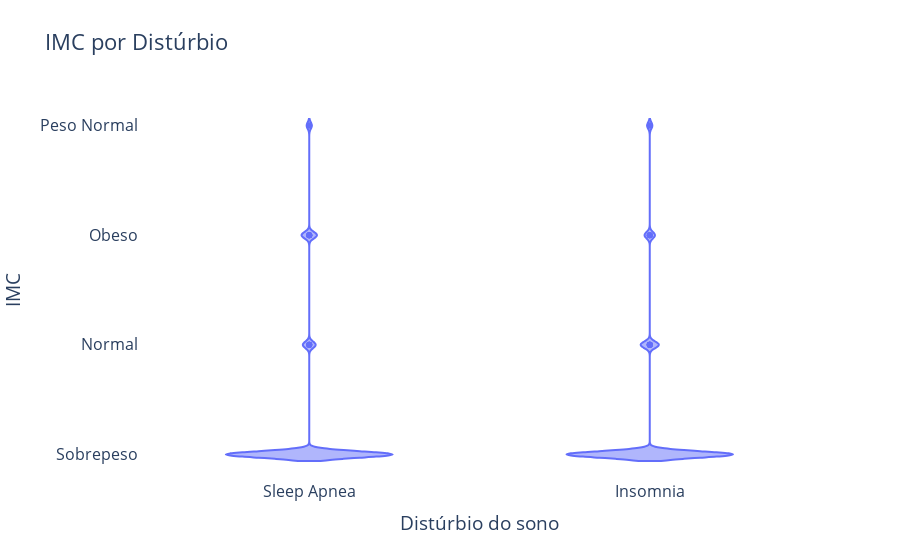

Notebook code for this chart:
### Code cell
translation = {
    'Overweight': 'Sobrepeso',
    'Normal': 'Normal',
    'Obese': 'Obeso',
    'Normal Weight': 'Peso Normal'
}

df['bmi_category'] = df['bmi_category'].replace(translation)



import plotly.express as px

fig = px.violin(df, x="sleep_disorder", y="bmi_category",
                title="IMC por Distúrbio")

# Update font size
fig.update_layout(
    font=dict(size=16)  # Set the desired font size
)

# Update axis titles
fig.update_xaxes(title_text="Distúrbio do sono")
fig.update_yaxes(title_text="IMC")

# Set chart background to white
fig.update_layout(
    plot_bgcolor="white"
)

fig.show()

### Figure 1 — Plotly figure (JSON) as saved in the notebook; plotly's stock layout.template omitted (floating-point values rounded to 4 significant figures; data arrays with more than 128 entries replaced by an {"elided": "..."} marker saying what was removed)
{"data": [{"alignmentgroup": "True", "box": {"visible": false}, "hovertemplate": "sleep_disorder=%{x}<br>bmi_category=%{y}<extra></extra>", "legendgroup": "", "marker": {"color": "#636efa"}, "name": "", "offsetgroup": "", "orientation": "v", "scalegroup": "True", "showlegend": false, "type": "violin", "x": {"elided": "374 str values"}, "x0": " ", "xaxis": "x", "y": {"elided": "374 str values"}, "y0": " ", "yaxis": "y"}], "layout": {"font": {"size": 16}, "legend": {"tracegroupgap": 0}, "plot_bgcolor": "white", "title": {"text": "IMC por Distúrbio"}, "violinmode": "group", "xaxis": {"anchor": "y", "domain": [0, 1], "title": {"text": "Distúrbio do sono"}}, "yaxis": {"anchor": "x", "domain": [0, 1], "title": {"text": "IMC"}}}}
